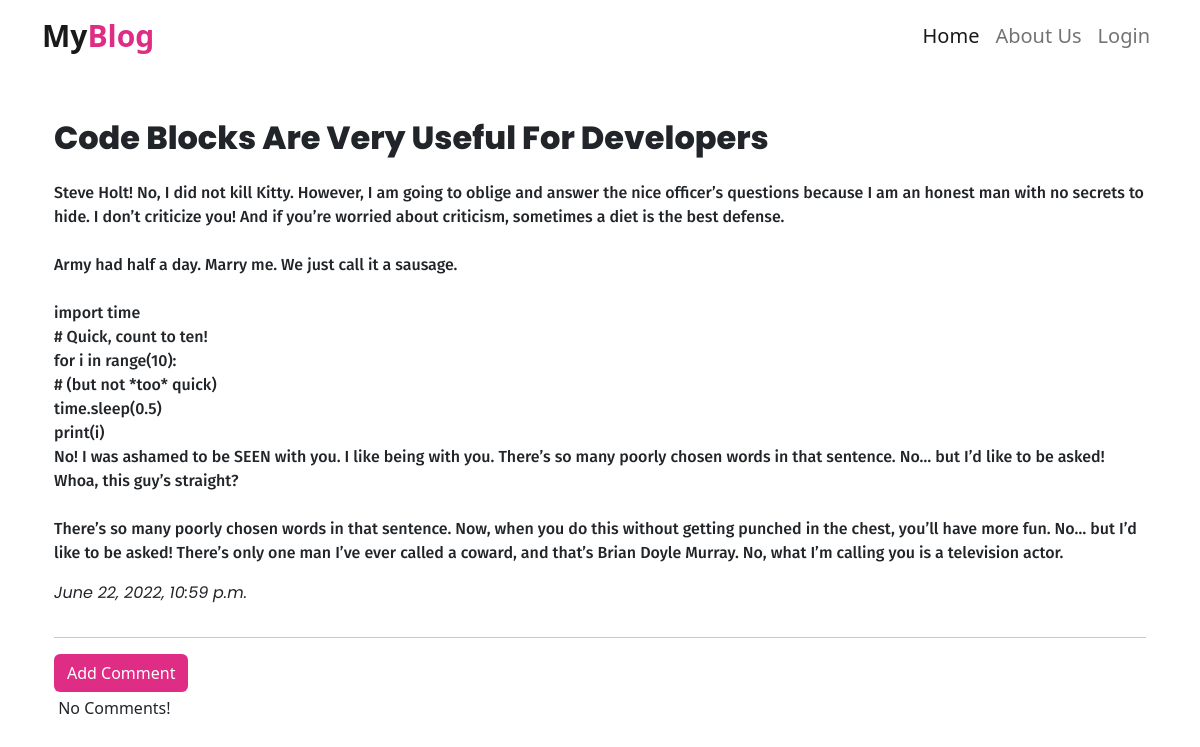
/post/11, run on the app's committed database.
### blog/models.py (models this page shows, shortened)
class Post(models.Model):
    author = models.ForeignKey('auth.User', on_delete=models.CASCADE)
    title = models.CharField(max_length=264)
    text = models.TextField()
    create_date = models.DateTimeField(default=timezone.now())
    published_date = models.DateTimeField(blank=True, null=True)

### blog/views.py (the view)
# urls.py: re_path(r'^post/(?P<pk>\d+)$', views.PostDetailView.as_view(), name='post_detail'),
class PostDetailView(DetailView):
    model = Post

### blog/templates/blog/post_detail.html (shortened to what this page needs)
{% extends "blog/base.html" %}
{% block content %}
<div class="container mt-5">
	<h1 class="post_detail_title">{{post.title}}</h1>
	<div class="row">
		<div class="col">
			<p class="post_content mt-3" style="font-weight:500">{{post.text|safe|linebreaksbr}}</p>
		</div>
	</div>
	{% if post.published_date %}
		<div class="row">
			<div class="col">
				<p class="post_date">{{post.published_date}}</p>
			</div>
		</div>
	{% endif%}
	<hr>
	<div class="row">
		<div class="col">
			<a class="btn btn-default add_comment_btn" href="{% url 'add_comment_to_post' pk=post.pk%} ">Add Comment</a>
		</div>
	</div>
	<div class="row">
		<div class="col">
			{% for comment in post.comment.all %}
			<br>
			{% if user.is_authenticated or comment.approved_comment %}
			 	{{comment.comment_date}}
			{% if comment.approved_comment %}
			<a class="btn btn-primary" href="{% url 'comment_remove' pk=comment.pk%}">edit</a>
			<a class="btn btn-primary" href="{% url 'comment_approve' pk=comment.pk %}">approve</a>
			{% endif %}
			<p>{{comment.text|safe|linebreaksbr}}</p>
			<p>Posted By: {{comment.author}}
			{% endif %}
			{% empty %}
			<p class="mt-1">&nbsp;No Comments!</p>
			{% endfor %}
		</div>
	</div>
</div>
{% endblock %}

### blog/static/css/style.css (style rules this page uses)
.post_content { font-family: 14px; font-family: 'Fira Sans', sans-serif; }
.post_detail_title { font-family: 'Poppins',sans-serif; text-transform: capitalize; font-size: 32px; font-weight: 800; }
.post_date { font-family: 'Poppins',sans-serif; font-style: italic; }
.add_comment_btn { background: #df2d86; color: white; }

### data on the page
Post: title "Code Blocks Are Very Useful For Developers", text "Steve Holt! No, I did not kill Kitty. However, I am going to oblige and answer the nice officer’s questions because I am an honest man with no secrets to hide. I don’t criticize you! And if you’re worried about criticism, sometimes a diet is the best defense. Army had half a day. Marry me. We just call it a sausage. import time # Quick, count to ten! for i in range(10): # (but not *too* quick) time.sleep(0.5) print(i) No! I was ashamed to be SEEN with you. I like being with you. There’s so many poorly chosen words in that sentence. No… but I’d like to be asked! Whoa, this guy’s straight? There’s so many poorly chosen words in that sentence. Now, when you do this without getting punched in…", published_date "June 22, 2022, 10:59 p.m."
